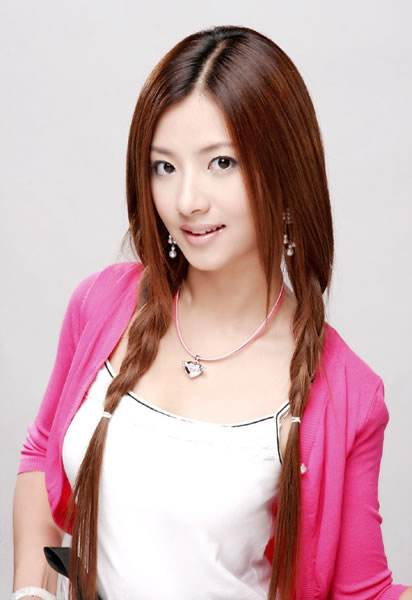
//> input picture call_third_party_library/build/321.jpg, 412 x 600 px
$ ./main   (built with g++ and OpenCV 4)
//> lines starting //> are read from the running program, lines starting //| are printed output that depends on the picture; after the words box and inside, x2 and y2 are one past the last pixel; in counts of white or black regions, pixels touching at a corner belong together
#include<iostream>
#include<opencv2/core.hpp>
#include<opencv2/highgui.hpp>
#include<opencv2/imgproc.hpp>
#include<opencv2/opencv.hpp>
using namespace std;
using namespace cv;
using namespace cv::dnn;
int main(){
    Mat src=cv::imread("321.jpg");
//> src is the input picture: 600 rows x 412 cols, CV_8UC3; mean B, G, R 172.5, 169.1, 203.3
    if(src.empty()){
        cout<<"could not load image"<<endl;
    }
    Mat gray,binary;
    cvtColor(src, gray, COLOR_BGR2GRAY);
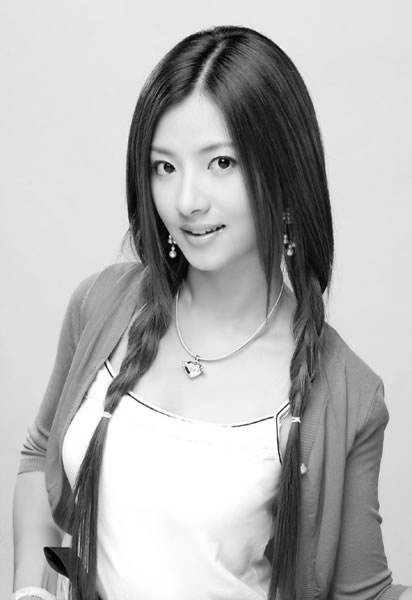
//> gray: 600 rows x 412 cols, CV_8UC1; min 0, max 255, mean 179.8
    threshold(gray, binary, 0, 255, THRESH_BINARY_INV | THRESH_OTSU);
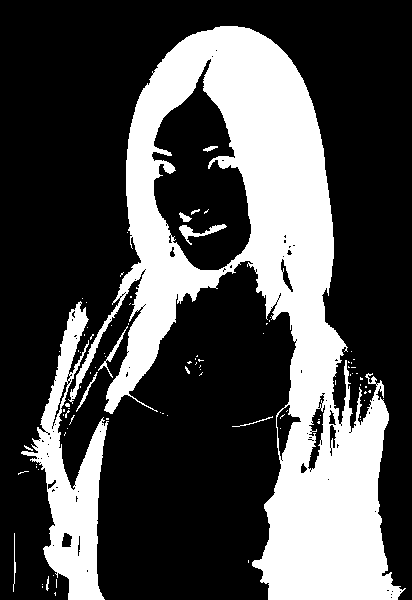
//> binary: 600 rows x 412 cols, CV_8UC1; 30.4% white; 91 white regions (79 under 20 px), largest, box (x1, y1, x2, y2) and area: (68, 26, 406, 600) 64523, (21, 301, 109, 600) 9365, (179, 224, 227, 245) 288
    imwrite("1.png",binary);
return 0;
}
